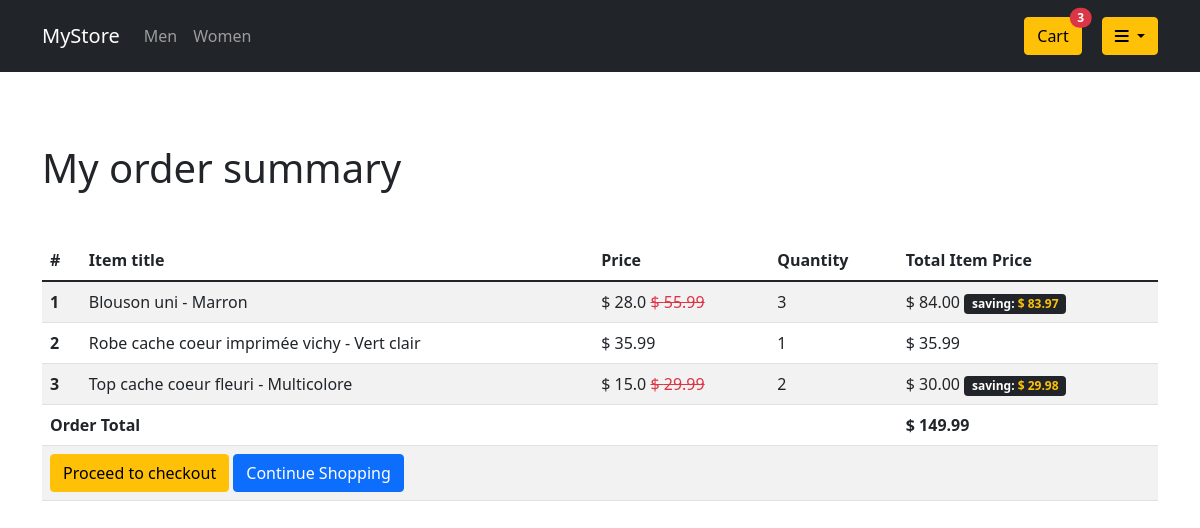
Page /order-summary/ (signed in) on the committed database.
### core/models.py (models this page shows, shortened)
class Order(models.Model):
    user = models.ForeignKey(settings.AUTH_USER_MODEL, on_delete=models.CASCADE)
    products = models.ManyToManyField(OrderProduct)
    start_date = models.DateTimeField(auto_now_add=True)
    ordered_date = models.DateTimeField()
    ordered = models.BooleanField(default=False)
    def get_total(self):
        total = 0
        for order_product in self.products.all():
            total += order_product.get_final_price()
        return total

class OrderProduct(models.Model):
    user = models.ForeignKey(settings.AUTH_USER_MODEL, on_delete=models.CASCADE)
    ordered = models.BooleanField(default=False)
    product = models.ForeignKey(Product, on_delete=models.CASCADE)
    quantity = models.IntegerField(default=1)
    def get_total_price(self):
        return self.product.price * self.quantity
    def get_total_discount_price(self):
        return self.quantity * self.product.discount_price
    def get_amount_saved(self):
        return self.get_total_price() - self.get_total_discount_price()
    def get_final_price(self):
        if self.product.discount_price:
            return self.get_total_discount_price()
        return self.get_total_price()

class Product(models.Model):
    name = models.CharField(max_length=255)
    description = models.TextField()
    price = models.FloatField()
    discount_price = models.FloatField(blank=True, null=True)
    created_date = models.DateTimeField(auto_now=True)
    product_category = models.ForeignKey(Category, on_delete=models.CASCADE)
    slug = models.SlugField()

### core/views.py (the view)
# urls.py: path('order-summary/', OrderSummaryView.as_view(), name="order_summary")
class OrderSummaryView(ObjectDoesNotExist, View):
    def get(self, request):
        try:
            order = Order.objects.get(user=request.user, ordered=False)
            context = {
                'object': order
            }
            return render(request, 'order_summary.html', context)
        except ObjectDoesNotExist:
            return redirect("/")

### core/templatetags/cart_template_tags.py (called while the page is built)
@register.filter
def number_of_cart_products(user):
    if user.is_authenticated:
        query_set = Order.objects.filter(user=user, ordered=False)
        if query_set.exists():
            return query_set[0].products.count()
    return 0

### templates/order_summary.html
{% extends 'base.html' %}
{% block body %}
<div class="container">
    <h1>My order summary</h1>
    <table class="table table-striped mt-5">
        <thead>
            <tr>
                <th scope="col">#</th>
                <th scope="col">Item title</th>
                <th scope="col">Price</th>
                <th scope="col">Quantity</th>
                <th scope="col">Total Item Price</th>
            </tr>
        </thead>
        <tbody>
            {% for order_product in object.products.all %}
                <tr>
                    <th scope="row">{{ forloop.counter }} </th>
                    <td>{{ order_product.product.name }}</td>
                    <td>
                        {% if order_product.product.discount_price %}
                            $ {{ order_product.product.discount_price }} <del class="text-danger">$ {{ order_product.product.price }} </del>
                        {% else %}
                            $ {{ order_product.product.price }}
                        {% endif %}
                    </td>
                    <td>{{ order_product.quantity }}</td>
                    <td>
                        {% if order_product.product.discount_price  %}
                            $ {{ order_product.get_total_discount_price |floatformat:2 }}
                            <span class="badge bg-dark">saving: <span class="text-warning">$ {{ order_product.get_amount_saved | floatformat:2 }}</span></span>
                        {% else %}
                            $ {{ order_product.get_total_price |floatformat:2 }}
                        {% endif %}
                    </td>
                </tr>
                {% empty %}
                <tr>
                    <td colspan="5">Your Cart is empty</td>
                    <td colspan="5"><a class="btn btn-primary float-right" href="#">Continue Shopping</a></td>
                </tr>
            {% endfor %}
            {% if object.get_total %}
                <tr>
                    <td colspan="4"><b>Order Total</b></td>
                    <td><b>$ {{ object.get_total |floatformat:2 }}</b></td>
                </tr>
                <tr>
                    <td colspan="5">
                        <a class="btn btn-warning float-right ml-2" href="#">Proceed to checkout</a>
                        <a class="btn btn-primary float-right" href="{% url 'core:home_view' %}">Continue Shopping</a>
                    </td>
                </tr>
            {% endif %}
        </tbody>
    </table>
</div>
{% endblock %}

### templates/base.html (shortened to what this page needs)
{% load cart_template_tags %}
<!DOCTYPE html>
<html>
    <head>
        <link href="https://cdn.jsdelivr.net/npm/bootstrap@5.1.3/dist/css/bootstrap.min.css" rel="stylesheet">
    </head>
    <body>
        <nav class="navbar navbar-expand-lg navbar-dark bg-dark mb-3">
            <div class="container-fluid container pt-2 pb-2">
                <a class="navbar-brand" href="{% url 'core:home_view' %}">MyStore</a>
                <div class="collapse navbar-collapse" id="navbarText">
                    <ul class="navbar-nav me-auto mb-2 mb-lg-0">
                        <li class="nav-item">
                            <a class="nav-link" href="#">Men</a>
                        </li>
                        <li class="nav-item">
                            <a class="nav-link" href="#">Women</a>
                        </li>
                    </ul>
                    {% if request.user.is_authenticated %}
                        <div class="d-flex " style="margin-right: 20px;">
                            <a href="{% url 'core:order_summary' %}" class="btn btn-warning position-relative">
                                Cart
                                <span class="position-absolute top-0 start-100 translate-middle badge rounded-pill bg-danger">
                                {{ request.user|number_of_cart_products }}
                                </span>
                            </a>
                        </div>
                        <ul class="navbar-nav mb-2 mb-lg-0">
                            <div class="dropdown">
                                <button class="btn btn-warning dropdown-toggle" type="button" id="dropdownMenuButton2" data-bs-toggle="dropdown" aria-expanded="false">
                                    <i class="fa fa-bars" aria-hidden="true"></i>
                                </button>
                              </div>
                        </ul>
                    {% endif %}
                </div>
            </div>
        </nav>
        <div class="mt-5 pt-4">
        </div>
        {% block body %}
        {% endblock body %}
    </body>
</html>

### rows in the picture
OrderProduct: product.name "Blouson uni - Marron", product.discount_price "28.0", product.price "55.99", quantity "3", get_total_discount_price "84.00", get_amount_saved "83.97"
OrderProduct: product.name "Robe cache coeur imprimée vichy - Vert clair", product.price "35.99", quantity "1", get_total_price "35.99"
OrderProduct: product.name "Top cache coeur fleuri - Multicolore", product.discount_price "15.0", product.price "29.99", quantity "2", get_total_discount_price "30.00", get_amount_saved "29.98"
Order: get_total "149.99"

### other values in the picture
{{ request.user|number_of_cart_products }} "3"
